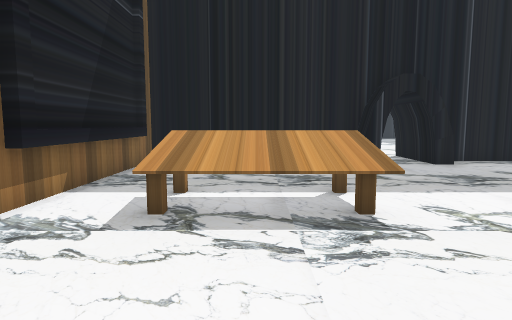
view 1 (above)

16 first-person views from a walk through a scene from a Unity 3-D project. The camera is 1.3 m above the floor, tilts 6° down and sees 75° across. The floor is counted in squares, 1 m on a side. Each view is taken from the middle of a square. On the plan, view 1 faces up. The plan holds only what a view shows up to about 14 squares ahead; the rest is blank. The player is left out.

view 2
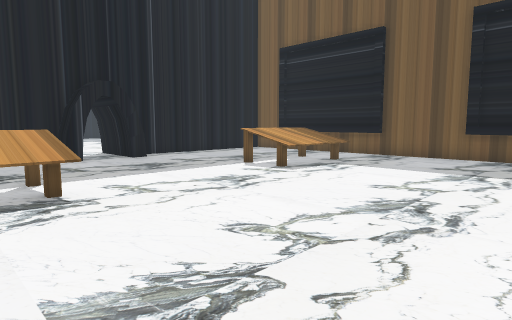

view 3
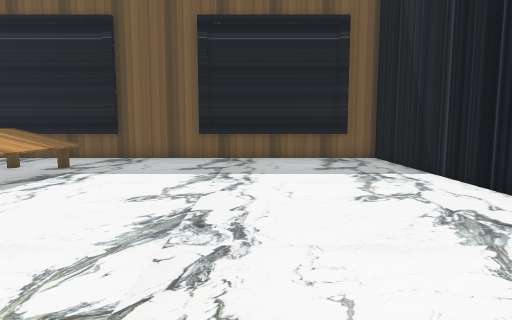

view 4
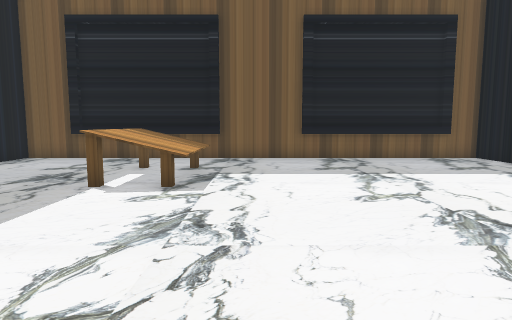

view 5
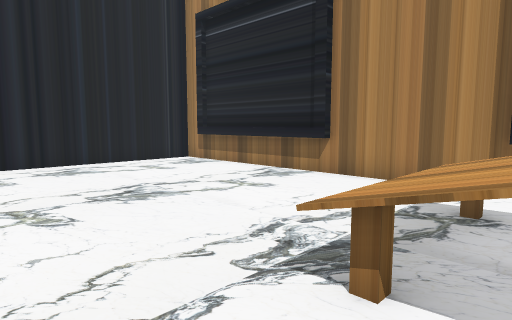

view 6
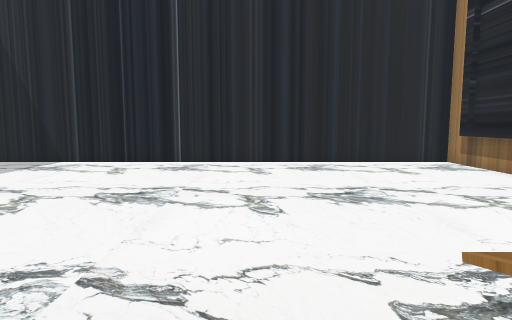

view 7
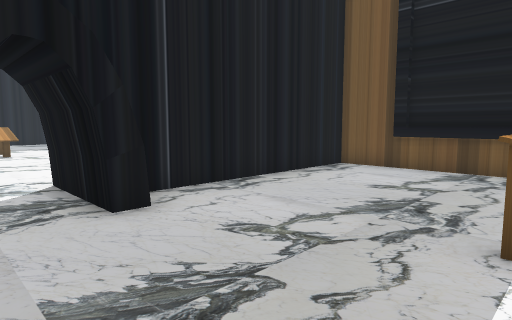

view 8
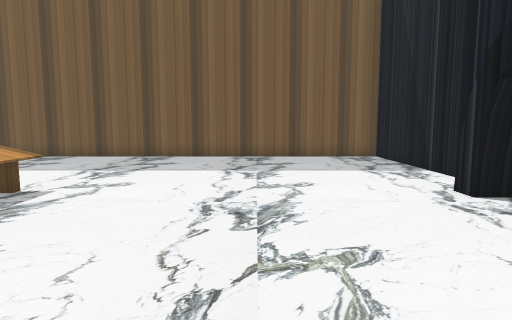

view 9
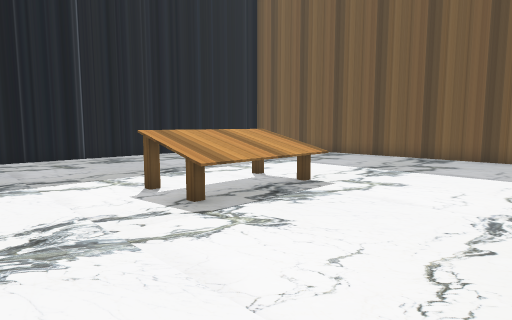

view 10
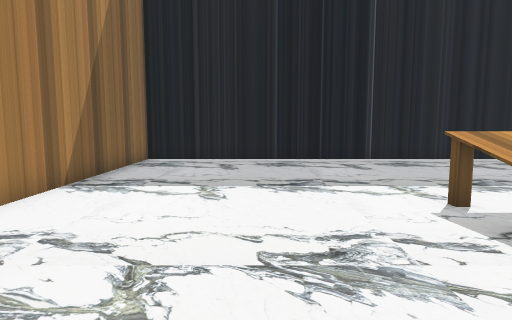

view 11
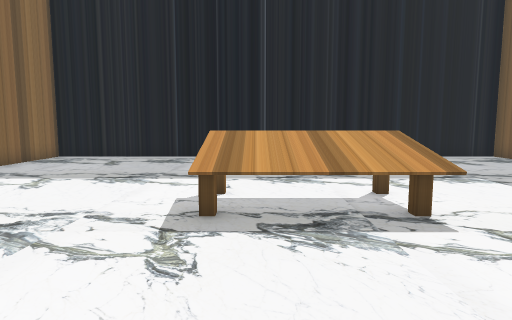

view 12
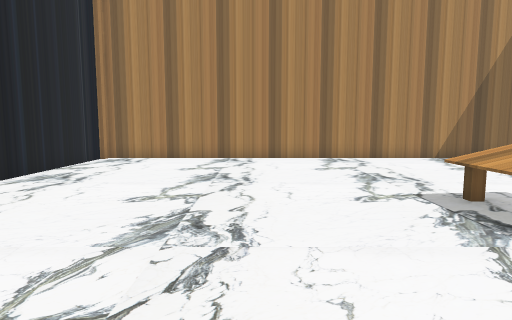

view 13
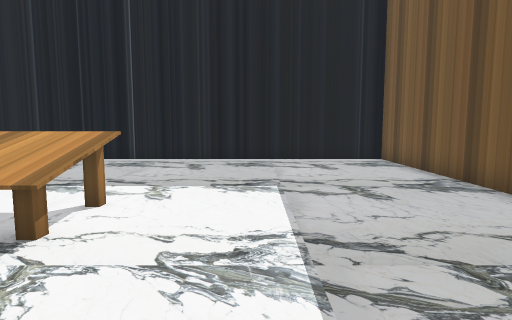

view 14
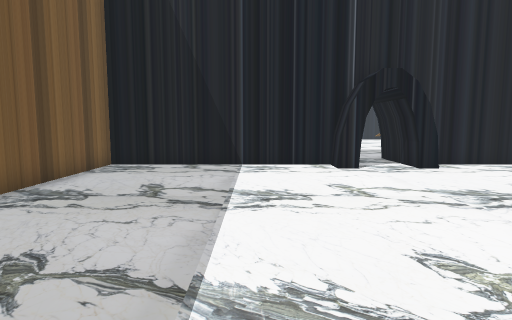

view 15
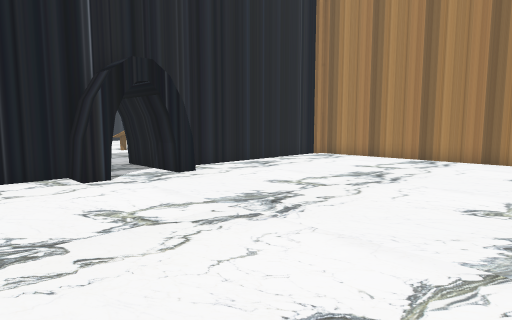

view 16
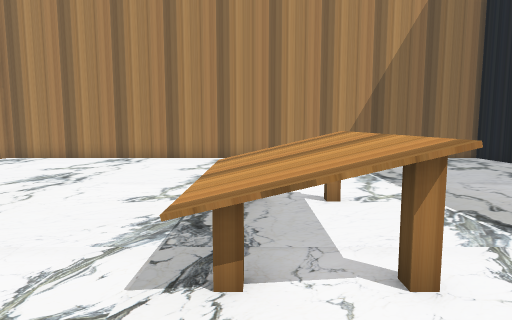

### Floor plan
Key: @ floor where view 1 was taken; # wall or solid block; . floor; ^ raised ledge.
Columns run from 4 left of view 1 to 14 right of it. Each row starts with its distance up from view 1.
 32 ###################
 31 #.................#
 30 #.................#
 29 #.................#
 28 #.................#
 27 #.................#
 26 #.................#
 25 #.................#
 24 #......^^^^^......#
 23 #......^^^^^......#
 22 #.................#
 21 #.................#
 20 #.................#
 19 #.................#
 18 #.................#
 17 #.................#
 16 #.................#
 15 #.................#
 14 #.......#.#.......#
 13 #########.#########
 12 #########.#########
 11 #     ..#.#.......#
 10 #     ............#
  9 #.................#
  8 #.................#
  7 #.................#
  6 #..^^^^.....^^^^..#
  5 #..^^^^.....^^^^..#
  4 #.................#
  3 #.................#
  2 #.................#
  1 #.................#
  0 #...@.............#
 -1 #.................#
 -2 #.................#
 -3 #.................#
 -4 #.................#
 -5 #.................#
 -6 ###################

Positions as (right, up) in squares from view 1, and headings:
1: (0, 0), facing up
2: (0, -2), facing up-right
3: (1, -1), facing right
4: (1, 3), facing right
5: (4, 6), facing down-left
6: (3, 6), facing down
7: (4, 6), facing up-right
8: (0, 18), facing right
9: (0, 18), facing up-right
10: (0, 19), facing up
11: (4, 18), facing up
12: (9, 19), facing left
13: (9, 19), facing up
14: (9, 24), facing down
15: (9, 22), facing down-left
16: (9, 23), facing left
